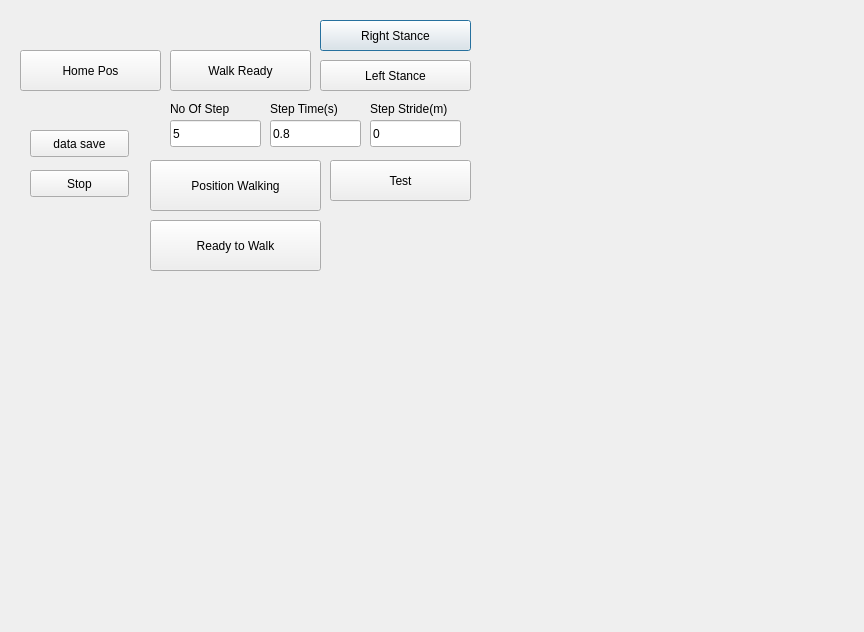
<?xml version="1.0" encoding="UTF-8"?>
<ui version="4.0">
 <class>HBWalkingDialog</class>
 <widget class="QDialog" name="HBWalkingDialog">
  <property name="geometry">
   <rect>
    <x>0</x>
    <y>0</y>
    <width>864</width>
    <height>632</height>
   </rect>
  </property>
  <property name="windowTitle">
   <string>Dialog</string>
  </property>
  <widget class="QPushButton" name="BT_ONE_LEG_READY">
   <property name="geometry">
    <rect>
     <x>320</x>
     <y>20</y>
     <width>151</width>
     <height>31</height>
    </rect>
   </property>
   <property name="text">
    <string>Right Stance</string>
   </property>
  </widget>
  <widget class="QLabel" name="label_3">
   <property name="geometry">
    <rect>
     <x>270</x>
     <y>100</y>
     <width>91</width>
     <height>17</height>
    </rect>
   </property>
   <property name="text">
    <string>Step Time(s)</string>
   </property>
  </widget>
  <widget class="QLineEdit" name="LE_STEP_TIME">
   <property name="geometry">
    <rect>
     <x>270</x>
     <y>120</y>
     <width>91</width>
     <height>27</height>
    </rect>
   </property>
   <property name="text">
    <string>0.8</string>
   </property>
  </widget>
  <widget class="QPushButton" name="BT_WALK_TEST">
   <property name="geometry">
    <rect>
     <x>150</x>
     <y>160</y>
     <width>171</width>
     <height>51</height>
    </rect>
   </property>
   <property name="text">
    <string>Position Walking</string>
   </property>
  </widget>
  <widget class="QPushButton" name="BT_TEST_STOP">
   <property name="geometry">
    <rect>
     <x>30</x>
     <y>170</y>
     <width>99</width>
     <height>27</height>
    </rect>
   </property>
   <property name="text">
    <string>Stop</string>
   </property>
  </widget>
  <widget class="QLineEdit" name="LE_STEP_STRIDE">
   <property name="geometry">
    <rect>
     <x>370</x>
     <y>120</y>
     <width>91</width>
     <height>27</height>
    </rect>
   </property>
   <property name="text">
    <string>0</string>
   </property>
  </widget>
  <widget class="QPushButton" name="BT_ONE_LEG_READY_2">
   <property name="geometry">
    <rect>
     <x>320</x>
     <y>60</y>
     <width>151</width>
     <height>31</height>
    </rect>
   </property>
   <property name="text">
    <string>Left Stance</string>
   </property>
  </widget>
  <widget class="QPushButton" name="BT_TEST">
   <property name="geometry">
    <rect>
     <x>330</x>
     <y>160</y>
     <width>141</width>
     <height>41</height>
    </rect>
   </property>
   <property name="text">
    <string>Test</string>
   </property>
  </widget>
  <widget class="QPushButton" name="BT_HOME_POS">
   <property name="geometry">
    <rect>
     <x>20</x>
     <y>50</y>
     <width>141</width>
     <height>41</height>
    </rect>
   </property>
   <property name="text">
    <string>Home Pos</string>
   </property>
  </widget>
  <widget class="QLabel" name="label_4">
   <property name="geometry">
    <rect>
     <x>370</x>
     <y>100</y>
     <width>101</width>
     <height>17</height>
    </rect>
   </property>
   <property name="text">
    <string>Step Stride(m)</string>
   </property>
  </widget>
  <widget class="QPushButton" name="BT_WALK_READY">
   <property name="geometry">
    <rect>
     <x>170</x>
     <y>50</y>
     <width>141</width>
     <height>41</height>
    </rect>
   </property>
   <property name="text">
    <string>Walk Ready</string>
   </property>
  </widget>
  <widget class="QLabel" name="label_2">
   <property name="geometry">
    <rect>
     <x>170</x>
     <y>100</y>
     <width>81</width>
     <height>17</height>
    </rect>
   </property>
   <property name="text">
    <string>No Of Step</string>
   </property>
  </widget>
  <widget class="QLineEdit" name="LE_NO_OF_STEP">
   <property name="geometry">
    <rect>
     <x>170</x>
     <y>120</y>
     <width>91</width>
     <height>27</height>
    </rect>
   </property>
   <property name="text">
    <string>5</string>
   </property>
  </widget>
  <widget class="QPushButton" name="BT_DATA_SAVE">
   <property name="geometry">
    <rect>
     <x>30</x>
     <y>130</y>
     <width>99</width>
     <height>27</height>
    </rect>
   </property>
   <property name="text">
    <string>data save</string>
   </property>
  </widget>
  <widget class="QPushButton" name="BT_READY_TO_WALK">
   <property name="geometry">
    <rect>
     <x>150</x>
     <y>220</y>
     <width>171</width>
     <height>51</height>
    </rect>
   </property>
   <property name="text">
    <string>Ready to Walk</string>
   </property>
  </widget>
 </widget>
 <resources/>
 <connections/>
</ui>
